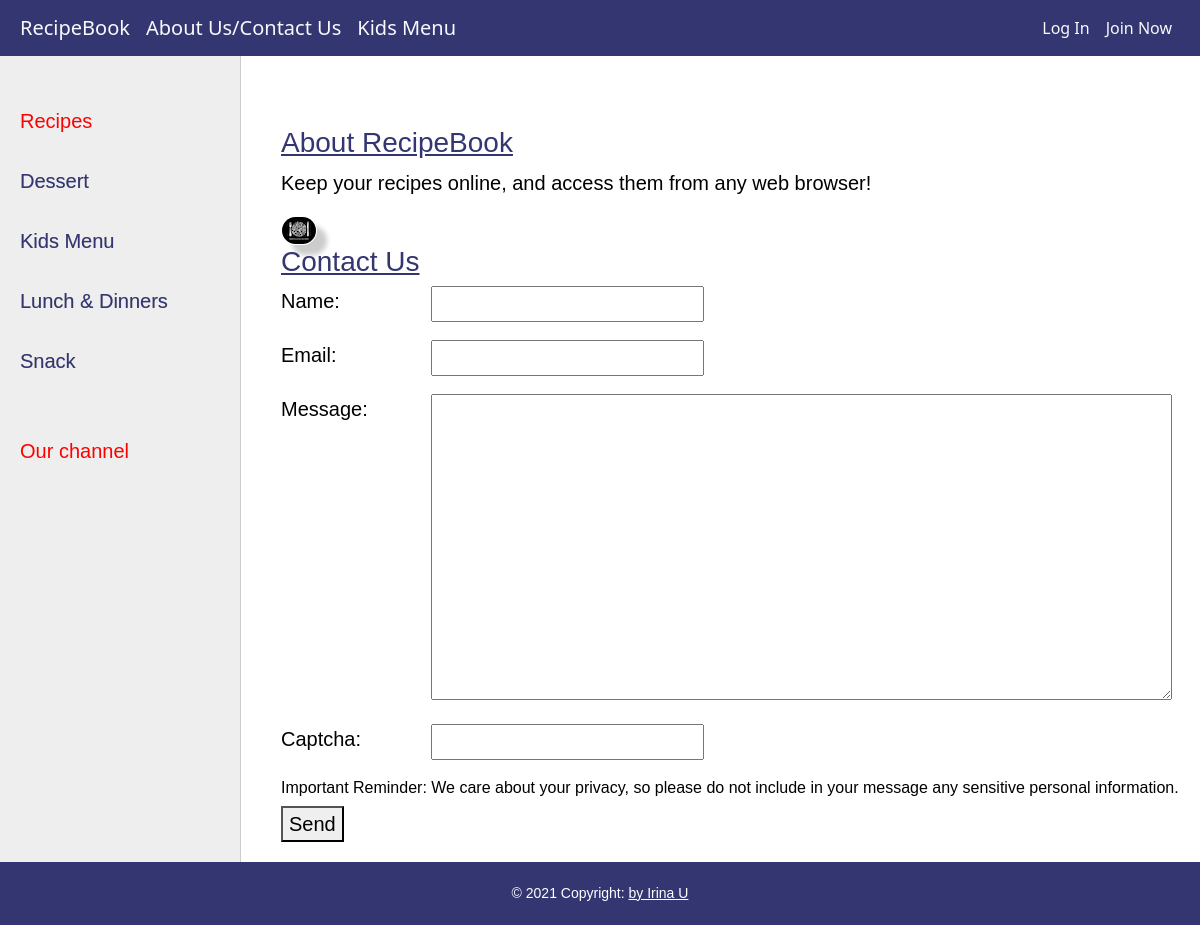
The page /about/ on the database its author committed.
### resbook/models.py (models this page shows, shortened)
class Category(models.Model):
    name = models.CharField(max_length=100, db_index=True, verbose_name="Category")
    slug = models.SlugField(max_length=255, unique=True, db_index=True, verbose_name="URL")
    def get_absolute_url(self):
        return reverse('category', kwargs={'cat_slug': self.slug})
    class Meta:
        verbose_name_plural = 'Categories'
        ordering = ['id']

### resbook/views.py (the view, shortened to what this page needs)
# urls.py: path(r'about/', ContactFormView.as_view(), name='about'),
class ContactFormView(DataMixin, FormView):
    form_class = ContactForm
    template_name = 'resbook/about.html'
    success_url = reverse_lazy('home')
    def get_context_data(self, *, object_list=None, **kwargs):
        context = super().get_context_data(**kwargs)
        c_def = self.get_user_context(title="About Us/Contact Us")
        return dict(list(context.items()) + list(c_def.items()))

### resbook/forms.py
class ContactForm(forms.Form):
    name = forms.CharField(label='Name', max_length=200)
    email = forms.EmailField(label='Email')
    message = forms.CharField(widget=forms.Textarea(attrs={'cols': 60, 'rows': 10}))
    captcha = CaptchaField()

### resbook/utils.py (called while the page is built)
    def get_user_context(self, **kwargs):
        context = kwargs
        cats = cache.get('cats')
        if not cats:
            cats = Category.objects.annotate(Count('recipes'))
            cache.set('cats', cats, 60)
        context['cats'] = cats
        if 'cat_selected' not in context:
            context['cat_selected'] = 0
        return context

### resbook/templates/resbook/about.html (shortened to what this page needs)
{% extends 'resbook/base.html' %}
{% load static %}
{% block content %}
    <h3>About RecipeBook</h3>
    <p>Keep your recipes online, and access them from any web browser!</p>
    <picture class="hero__background">
    <img src="{% static 'image/logo.png'%}"alt="Stories">
    </picture>
    <h3>Contact Us</h3>
    <form method="post">
        {% for f in form %}
            <p><label class="form-label" for="{{ f.id_for_label }}">{{ f.label }}: </label>{{ f }}</p>
        {% endfor %}
         <h6>Important Reminder: We care about your privacy, so please do not include in your message any sensitive personal information.</h6>
        <button type="submit">Send</button>
    </form>
{% endblock %}

### resbook/templates/resbook/base.html (shortened to what this page needs)
{% load static %}
{% load resbook_tags %}
<!DOCTYPE html>
<head>
    <link rel="stylesheet" type="text/css" href="{% static 'resbook/css/styles.css' %}">
    <link href="https://cdn.jsdelivr.net/npm/bootstrap@5.0.1/dist/css/bootstrap.min.css" rel="stylesheet"
>
</head>
<body>
<nav class="navbar navbar-expand-lg  navbar-light navbar-fixed-top">
    <a class="navbar-brand text-light" href="{% url 'home' %}">RecipeBook</a>
    <a class="navbar-brand text-light" href="{% url 'about' %}">About Us/Contact Us</a>
    <a class="navbar-brand text-light" href="{% url 'kidsmenu' %}">Kids Menu</a>
    <div class="collapse navbar-collapse justify-content-end" id="navbarSupportedContent">
        <ul class="navbar-nav ml-auto">
            {% if request.user.is_authenticated %}
            <li class="nav-item">
                <a class="nav-link text-light" href="{% url 'addpage' %}">Add Recipe</a>
            </li>
            <li class="nav-item">
                <a class="nav-link text-light" href="{% url 'signout' %}">Sign Out</a>
            </li>
            {% else %}
            <li class="nav-item active">
                <a class="nav-link text-light" href="{% url 'login' %}">Log In</a>
            </li>
            <li class="nav-item">
                <a class="nav-link text-light" href="{% url 'signin' %}">Join Now</a>
            </li>
            {% endif %}
        </ul>
    </div>
</nav>
<table class="table-content" border="0" cellpadding="0" cellspacing="0">
    <tr>
        <td valign="top" class="left-chapters">
            <ul id="leftchapters">
                {% if cat_selected == 0 %}
                    <li class="selected">Recipes</li>
                {% else %}
                    <li><a href="{% url 'home' %}">Recipes</a></li>
                {% endif %}
                {% for c in cats %}
                    {% if c.recipes__count > 0 %}
                        {% if c.pk == cat_selected %}
                            <li class="selected">{{ c.name }}</li>
                        {% else %}
                            <li><a href="{{ c.get_absolute_url }}">{{ c.name }}</a></li>
                        {% endif %}
                    {% endif %}
                {% endfor %}
                <li class="share">
                    <p>Our channel</p>
                    <a class="share-yt" href="https://www.youtube.com/"></a>
                </li>
            </ul>
        </td>
        <td valign="top" class="content">
            <div class="content-text">
                {% block content %}
                {% endblock %}
            </div>
        </td>
    </tr>
</table>
<footer class="page-footer font-small blue">
    <div class="footer-copyright text-center py-3">© 2021 Copyright:
        <a href="https://github.com/IrinaPanov"> by Irina U</a>
    </div>
</footer>
</body>
</html>

### resbook/static/resbook/css/styles.css (style rules this page uses)
.navbar { background-color: #333671; border-color: #aaa; padding: 20px; }
img { border: 0.03em solid #fff; -moz-box-shadow: 5px 5px 5px #aaa; -webkit-box-shadow: 5px 5px 5px #aaa; box-shadow: 10px 10px 5px #ccc; -moz-border-radius: 25px; -webkit-border-radius: 25px; border-radius: 30px; max-width: 600px; height: auto; }
.table-content { width: 100%; min-height: 100%; height: 100%; font-family: sans-serif; }
.left-chapters { margin: 0; background: #eee; border-right: 1px solid #ccc; min-height: 100%; }
.left-chapters ul { width: 240px; min-height: 100%; margin: 0; padding: 20px 10px 10px 20px; list-style: none; font-size: 20px; }
.left-chapters ul li { margin: 30px 0 0 0; color: red; }
.left-chapters ul li.selected { color: red; }
.left-chapters ul li a { color: #333671; text-decoration: none; text-shadow: 0.01em 0.01em #aaa; }
.left-chapters ul li.share { margin: 60px 0 0 0; }
.left-chapters ul li.share p { margin: 30px 0 30px 0; }
.left-chapters ul li.share a { display: inline-block; width: 40px; height: 40px; margin: 0 20px 0 0; }
.content { padding: 10px 20px 20px 10px; width: 100%; box-sizing: border-box; }
.content-text { margin: 60px 0 0 30px; color: #000; font-size: 20px; font-family: "Arial Hebrew Scholar", sans-serif; }
footer { box-sizing: border-box; background: #333671; padding: 5px; color: white; font-size: 14px; font-family: Verdana, Geneva, Arial, Helvetica, fantasy; text-align: left; overflow: hidden; }
footer a { text-decoration: underline; color: white; }
.form-label { display: inline-block; min-width: 150px; vertical-align: top; }
h3 { color: #333671; text-decoration: underline; }

### rows shown on the page
Category: name "Dessert"
Category: name "Kids Menu"
Category: name "Lunch & Dinners"
Category: name "Snack"

### other values the page prints
{{ f.label }} "Name" "Email" "Message" "Captcha"
